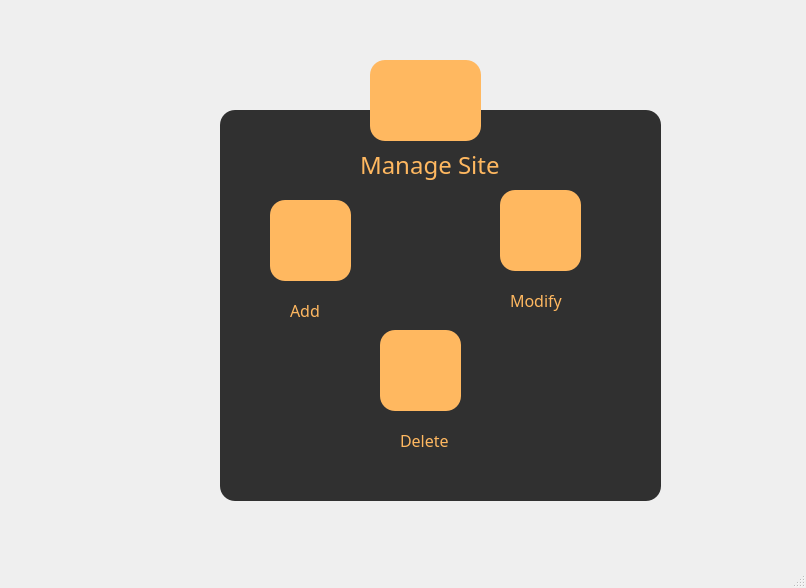
<?xml version="1.0" encoding="UTF-8"?>
<ui version="4.0">
 <class>ManageWindow</class>
 <widget class="QMainWindow" name="ManageWindow">
  <property name="geometry">
   <rect>
    <x>0</x>
    <y>0</y>
    <width>806</width>
    <height>588</height>
   </rect>
  </property>
  <property name="windowTitle">
   <string>MainWindow</string>
  </property>
  <property name="styleSheet">
   <string notr="true">*{
	font-family:century gothic;
	font-size:24px;
}
QFrame
{
	background:rgba(0,0,0,0.8);
	border-radius:15px
	
}
#ManageWindow{
	border-image: url(:/pref0/InterfaceChoisie.jpeg);
}
QToolButton
{
	background:#ffb860;
	border-radius:15px;
}
QLabel
{
	color:#ffb860;
	background:transparent;
}
QPushButton
{
	color:#333;
	border-radius:15px;
	background:#ffb860;
}
QPushButton:hover
{
	color:#333;
	border-radius:15px;
	background:white;
}
QLineEdit
{
background:transparent;
border:none;
color:#717072;
border-bottom:1px solid #717072;
font-size:14px;
}</string>
  </property>
  <widget class="QWidget" name="centralwidget">
   <widget class="QFrame" name="frame">
    <property name="geometry">
     <rect>
      <x>220</x>
      <y>110</y>
      <width>441</width>
      <height>391</height>
     </rect>
    </property>
    <property name="frameShape">
     <enum>QFrame::StyledPanel</enum>
    </property>
    <property name="frameShadow">
     <enum>QFrame::Raised</enum>
    </property>
    <widget class="QLabel" name="label">
     <property name="geometry">
      <rect>
       <x>140</x>
       <y>30</y>
       <width>161</width>
       <height>51</height>
      </rect>
     </property>
     <property name="text">
      <string>&lt;html&gt;&lt;head/&gt;&lt;body&gt;&lt;p&gt;&lt;span style=&quot; font-size:18pt;&quot;&gt;Manage Site&lt;/span&gt;&lt;/p&gt;&lt;/body&gt;&lt;/html&gt;</string>
     </property>
    </widget>
    <widget class="QToolButton" name="toolButton">
     <property name="geometry">
      <rect>
       <x>50</x>
       <y>90</y>
       <width>81</width>
       <height>81</height>
      </rect>
     </property>
     <property name="text">
      <string/>
     </property>
     <property name="icon">
      <iconset resource="images1.qrc">
       <normaloff>:/pref1/images/AddIcon.jpeg</normaloff>:/pref1/images/AddIcon.jpeg</iconset>
     </property>
     <property name="iconSize">
      <size>
       <width>39</width>
       <height>39</height>
      </size>
     </property>
    </widget>
    <widget class="QToolButton" name="toolButton_2">
     <property name="geometry">
      <rect>
       <x>280</x>
       <y>80</y>
       <width>81</width>
       <height>81</height>
      </rect>
     </property>
     <property name="text">
      <string/>
     </property>
     <property name="icon">
      <iconset resource="images1.qrc">
       <normaloff>:/pref1/images/ModifyIcon.jpeg</normaloff>:/pref1/images/ModifyIcon.jpeg</iconset>
     </property>
     <property name="iconSize">
      <size>
       <width>39</width>
       <height>39</height>
      </size>
     </property>
    </widget>
    <widget class="QToolButton" name="toolButton_3">
     <property name="geometry">
      <rect>
       <x>160</x>
       <y>220</y>
       <width>81</width>
       <height>81</height>
      </rect>
     </property>
     <property name="text">
      <string/>
     </property>
     <property name="icon">
      <iconset resource="images1.qrc">
       <normaloff>:/pref1/images/DeleteIcon.jpeg</normaloff>:/pref1/images/DeleteIcon.jpeg</iconset>
     </property>
     <property name="iconSize">
      <size>
       <width>39</width>
       <height>39</height>
      </size>
     </property>
    </widget>
    <widget class="QLabel" name="label_2">
     <property name="geometry">
      <rect>
       <x>70</x>
       <y>180</y>
       <width>81</width>
       <height>41</height>
      </rect>
     </property>
     <property name="text">
      <string>&lt;html&gt;&lt;head/&gt;&lt;body&gt;&lt;p&gt;&lt;span style=&quot; font-size:12pt;&quot;&gt;Add &lt;/span&gt;&lt;/p&gt;&lt;/body&gt;&lt;/html&gt;</string>
     </property>
    </widget>
    <widget class="QLabel" name="label_3">
     <property name="geometry">
      <rect>
       <x>290</x>
       <y>170</y>
       <width>101</width>
       <height>41</height>
      </rect>
     </property>
     <property name="text">
      <string>&lt;html&gt;&lt;head/&gt;&lt;body&gt;&lt;p&gt;&lt;span style=&quot; font-size:12pt;&quot;&gt;Modify&lt;/span&gt;&lt;/p&gt;&lt;/body&gt;&lt;/html&gt;</string>
     </property>
    </widget>
    <widget class="QLabel" name="label_4">
     <property name="geometry">
      <rect>
       <x>180</x>
       <y>310</y>
       <width>111</width>
       <height>41</height>
      </rect>
     </property>
     <property name="text">
      <string>&lt;html&gt;&lt;head/&gt;&lt;body&gt;&lt;p&gt;&lt;span style=&quot; font-size:12pt;&quot;&gt;Delete&lt;/span&gt;&lt;/p&gt;&lt;/body&gt;&lt;/html&gt;</string>
     </property>
    </widget>
   </widget>
   <widget class="QToolButton" name="toolButton_4">
    <property name="geometry">
     <rect>
      <x>370</x>
      <y>60</y>
      <width>111</width>
      <height>81</height>
     </rect>
    </property>
    <property name="text">
     <string/>
    </property>
    <property name="icon">
     <iconset resource="images1.qrc">
      <normaloff>:/pref1/images/ManageSiteIcon.jpeg</normaloff>:/pref1/images/ManageSiteIcon.jpeg</iconset>
    </property>
    <property name="iconSize">
     <size>
      <width>65</width>
      <height>65</height>
     </size>
    </property>
   </widget>
  </widget>
  <widget class="QStatusBar" name="statusbar"/>
 </widget>
 <resources>
  <include location="images1.qrc"/>
 </resources>
 <connections/>
</ui>
